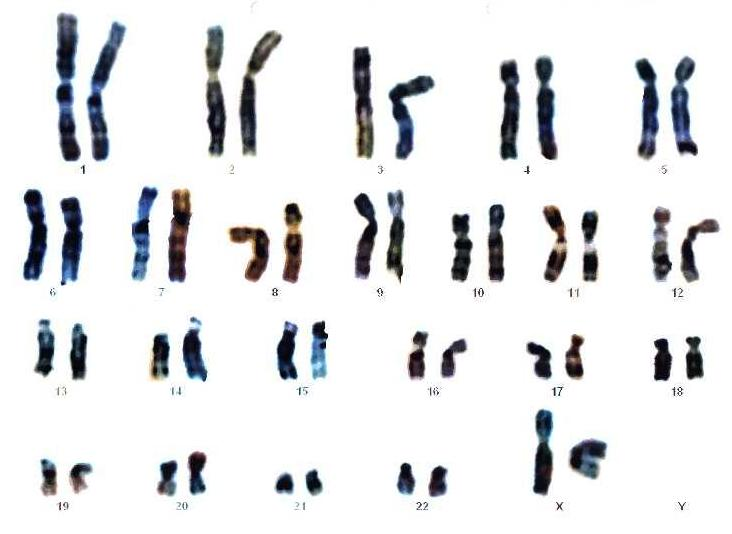
#> input picture imgs/Mapa_genético_o_cariograma.jpeg, 732 x 534 px; its folder holds only this picture in this run
$ python script.py
#> lines starting #> are read from the running program, lines starting #| are printed output that depends on the picture; after the words box and inside, x2 and y2 are one past the last pixel; in counts of white or black regions, pixels touching at a corner belong together
import os
import cv2 as cv
import numpy as np
import matplotlib.pyplot as plt
import matplotlib.patches as patches
from math import floor

# Paths
img_path = "./imgs"
save_path = "./extracted/"
fail_path = "./fails/"

# Arguments
pair = False # True, if chromosome pairs should be extracted
min_volume = 0.0003 # minimum density of a component to be a chromosome
padding = 2 # padding around chromosome for bounding box

structure = np.array([5, 7, 6, 5]) * 2 # amount of chromosomes for each line
chromosome_tags = np.array(range(1,24)) # basically the name that the ordered chromosomes are going to get, i.e. 1-23

opening_kernel = np.ones((3,3), np.uint8)
# erosion_kernel = np.ones((7,1), np.uint8)
# dilation_kernel = erosion_kernel

def get_labels(path):
    """ Read a chromosome image and returns its connected component labels mat
    """
    img = cv.imread(path, 0)
    # Thresholding seems
    avg = np.average(img)
    img = cv.threshold(img, avg - 1, 255, cv.THRESH_BINARY)[1]
    # Flip values
    img = 255 - img
    # Morph. Opening for removing noise and detaching chromosomes
    img = cv.morphologyEx(img, cv.MORPH_OPEN, opening_kernel)
    # img = cv.morphologyEx(img, cv.MORPH_ERODE, erosion_kernel)
    num_labels, labels_im  = cv.connectedComponents(img, connectivity=8)

    return num_labels, labels_im

def make_one_hot_labels(num_labels, labels):
    """ Creates one hot representation of the labels, where each channel
        represents the label mat of a single label value
    """
    one_hot_labels = np.zeros((labels.shape[0], labels.shape[1], num_labels))
    for i in range(num_labels):
        one_hot = labels == i
        one_hot_labels[:,:,i] = one_hot

    return one_hot_labels

def filter_labels(oh_labels, min_volume=min_volume):
    """ Filters the labels:
        - Thresholds the labels given a minimum volume value
        - removes background and the line at the bottom
    """
    pixels = oh_labels.shape[0] * oh_labels.shape[1]
    thres = pixels * min_volume
    indices = np.indices((oh_labels.shape[0], oh_labels.shape[1]))

    filtered_oh_labels = np.zeros_like(oh_labels)
    counter = 0
    for i in range(oh_labels.shape[2]):
        # true when the densitiy of the blob is bigger than the threshold
        density_bigger_than_thres = np.sum(oh_labels[:,:,i]) > thres
        # true if the blob touches the right border of the img
        # which is the case for the background and the line
        touches_border = np.max(indices[1] * oh_labels[:,:,i]) + 1 == oh_labels.shape[1]
        if density_bigger_than_thres and not touches_border:
            filtered_oh_labels[:,:,counter] = oh_labels[:,:,i]
            counter += 1

    # reduce size accourding to remaining labels
    filtered_oh_labels = filtered_oh_labels[:,:,0:counter]
    return filtered_oh_labels

def extract_label_centroids(oh_labels):
    """ Calculates the centroid of each one hotted label
    """
    indices = np.indices((oh_labels.shape[0], oh_labels.shape[1]))
    centroids = np.zeros((2, oh_labels.shape[2]))
    for i in range(oh_labels.shape[2]):
        y_mean = int(np.round(np.sum(oh_labels[:,:,i] * indices[0]) / np.sum(oh_labels[:,:,i])))
        x_mean = int(np.round(np.sum(oh_labels[:,:,i] * indices[1]) / np.sum(oh_labels[:,:,i])))
        centroids[0,i] = x_mean
        centroids[1,i] = y_mean

    return centroids

def order_components(oh_labels, centroids, structure=structure):
    """ Orders the components according to their chromosome number.
    """

    ordered = np.zeros_like(oh_labels)
    x = np.copy(centroids[0,:])
    y = np.copy(centroids[1,:])

    y_argsort = np.argsort(y)

    for i in range(len(structure)):
        amount = int(structure[i])
        prev_amount = int(np.sum(structure[0:i]))

        # get all indx elements in "one line" on the y axis
        subset_indx = []
        for j in range(prev_amount, prev_amount + amount):
            indx = np.where(y_argsort == j)
            indx = indx[0][0] # weird access
            subset_indx.append(indx)

        # get all the corresponding x values from the indx subset
        subset_x = [x[indx] for indx in subset_indx]
        subset_x_argsort = np.argsort(subset_x)

        # order the the labels according to x and y position
        for k in range(len(subset_x_argsort)):
            ordered[:,:,prev_amount+k] = oh_labels[:,:,subset_indx[subset_x_argsort[k]]]

    return ordered

# [7 lines left out: function pair_components, not called in this run]

def extract_bounding_boxes(oh_labels, padding=padding):
    """ Extracts the bounding box parameters for the chromosome labels
    TODO: fix so padding does not go out of img
    """
    boxes = np.zeros((4, oh_labels.shape[2]), dtype="int")
    for i in range(0, oh_labels.shape[2]):
        boxes[:,i] = extract_bounding_box(oh_labels[:,:,i], padding=padding)
    return boxes

def extract_bounding_box(img, padding=0):
    """ Extract the bounding box params for a binary mask.
        Found on: https://stackoverflow.com/questions/31400769/bounding-box-of-numpy-array
    """
    rows = np.any(img, axis=1)
    cols = np.any(img, axis=0)
    rmin, rmax = np.where(rows)[0][[0, -1]]
    cmin, cmax = np.where(cols)[0][[0, -1]]

    return np.array([rmin-padding, rmax+padding, cmin-padding, cmax+padding], dtype="int")

def extract_and_save_chromsomes(path, bounding_boxes, oh_labels, paired=pair, save_path=save_path, tags=chromosome_tags):
    """ Extracts chromosomes given an image path and bounding boxes
    """
    img = cv.imread(path)
    temp = path.split("/")[-1]
    fname, ftype = os.path.splitext(temp)
    ftype = 'png' # just save everything as png, not o.g. format

    if paired:
        for i in range(len(tags)):
            rmin, rmax, cmin, cmax = bounding_boxes[:,i]
            mask = np.zeros((oh_labels.shape[0], oh_labels.shape[1], 3))
            mask[:,:,0] = mask[:,:,1] = mask [:,:,2] = oh_labels[:,:,i]
            mask = mask.astype('uint8')

            chromosome = np.copy(img)
            chromosome = chromosome * mask + 255 * (1-mask)
            chromosome = chromosome[rmin:rmax, cmin:cmax]

            chrom_num = 12
            fn = "{0}_{1}_{2}.{3}".format(tags[i], str(chrom_num), fname, ftype)
            file_path = save_path + fn
            cv.imwrite(file_path, chromosome)
    else:
        for i in range(len(tags)*2):
            rmin, rmax, cmin, cmax = bounding_boxes[:,i]
            mask = np.zeros((oh_labels.shape[0], oh_labels.shape[1], 3))
            mask[:,:,0] = mask[:,:,1] = mask [:,:,2] = oh_labels[:,:,i]
            mask = mask.astype('uint8')

            chromosome = np.copy(img)
            chromosome = chromosome * mask + 255 * (1-mask)
            chromosome = chromosome[rmin:rmax, cmin:cmax]

            chrom_num = (i % 2) + 1
            tag_num = floor(i/2)
            fn = "{0}_{1}_{2}.{3}".format(tags[tag_num], str(chrom_num), fname, ftype)
            file_path = save_path + fn
            cv.imwrite(file_path, chromosome)


# [51 lines left out: functions fail_save, visualise_components, not called in this run]

def process_chromosome(path, file_name):
    num_labels, labels_im = get_labels(path)
    one_hot_labels = make_one_hot_labels(num_labels, labels_im)
    one_hot_labels = filter_labels(one_hot_labels)

    centroids = extract_label_centroids(one_hot_labels)

    if one_hot_labels.shape[2] != 46:
        f_path = os.path.join(fail_path, file_name)
        fail_save(one_hot_labels, centroids, f_path)
        return

    oh_labels = order_components(one_hot_labels, centroids) # order
    if pair:
        oh_labels = pair_components(oh_labels) # pair them up
    bounding_boxes = extract_bounding_boxes(oh_labels)

    extract_and_save_chromsomes(path, bounding_boxes, oh_labels)

def process_chromosomes():
    file_names = os.listdir(img_path)
    for name in file_names:
        print("Processing: " + str(name))
        file_path = os.path.join(img_path, name)
        process_chromosome(file_path, name)
#> in get_labels, `img = cv.imread(path, 0)`:
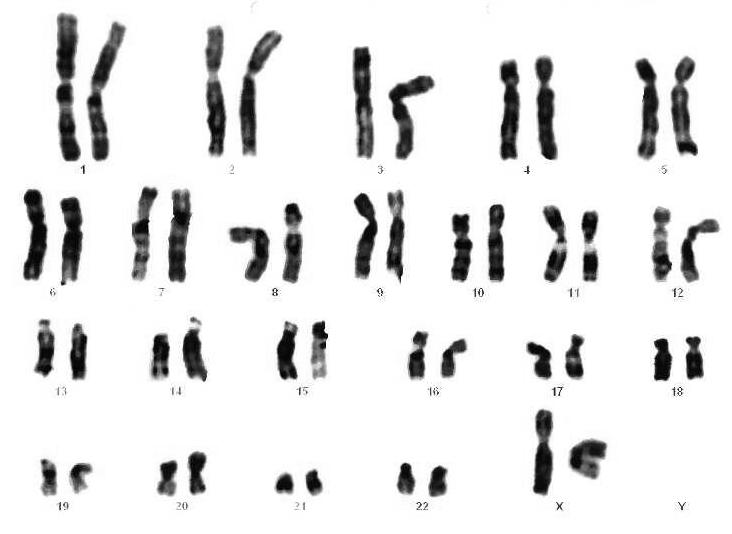
#> img: shape (534, 732); min 0, max 255, mean 229.1
#> in get_labels, `avg = np.average(img)`: avg = 229.1
#> in get_labels, `img = cv.threshold(img, avg - 1, 255, cv.THRESH_BINARY)[1]`:
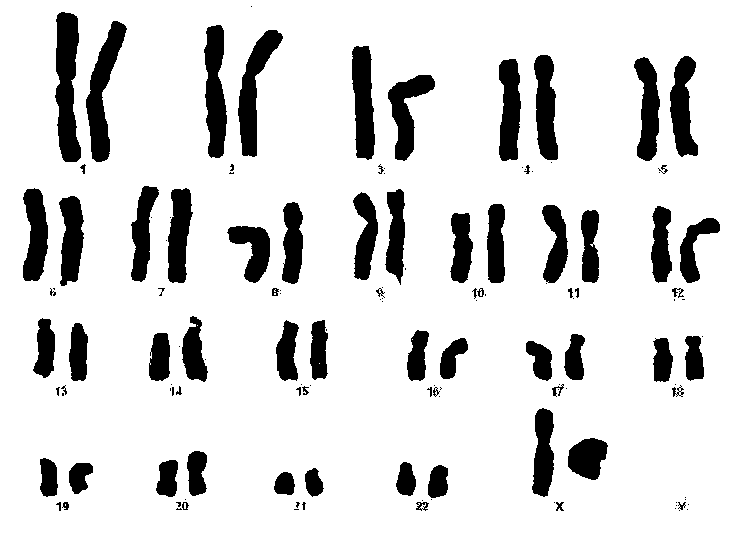
#> img: shape (534, 732); 85.4% white; 135 black regions (63 under 20 px), largest, box (x1, y1, x2, y2) and area: (55, 12, 81, 162) 2768, (86, 21, 127, 162) 2417, (204, 25, 227, 158) 2201
#> in get_labels, `img = cv.morphologyEx(img, cv.MORPH_OPEN, opening_kernel)`:
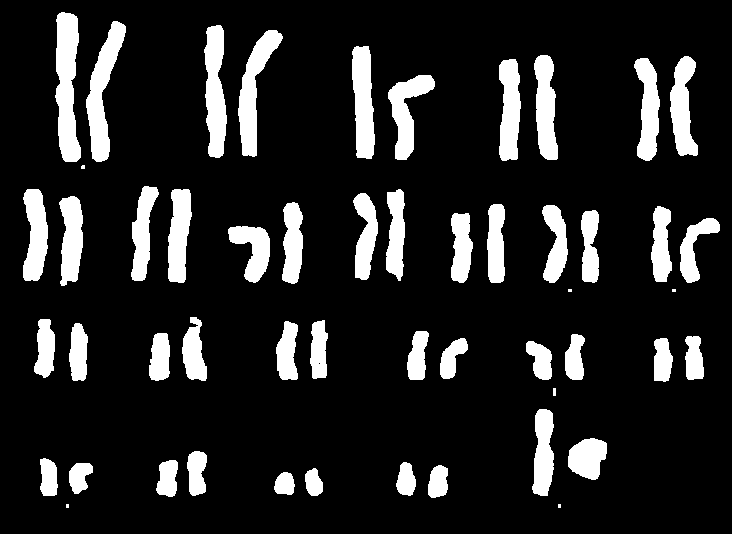
#> img: shape (534, 732); 14.3% white; 52 white regions (5 under 20 px), largest, box (x1, y1, x2, y2) and area: (55, 12, 81, 162) 2764, (86, 21, 126, 162) 2413, (204, 25, 227, 158) 2199
#> in get_labels, `num_labels, labels_im  = cv.connectedComponents(img, connectivity=8)`:
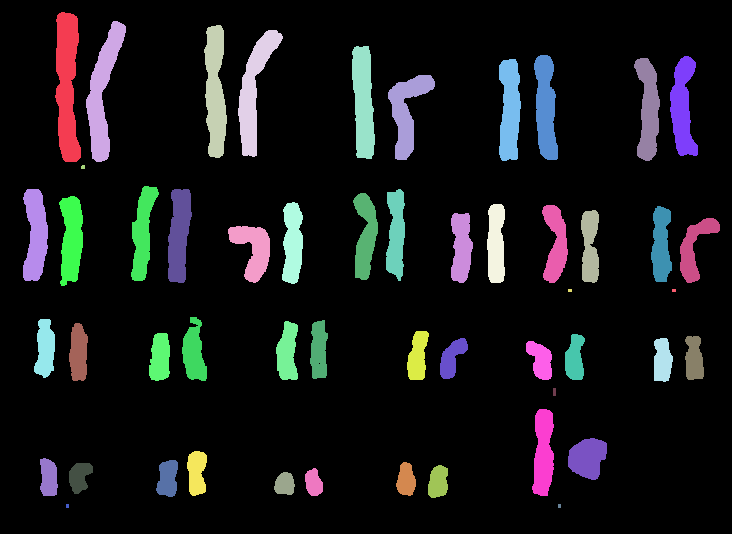
#> labels_im: shape (534, 732) int32; 53 distinct labels, from 0 to 52; one colour per label, 0 black
#> in get_labels, `num_labels, labels_im  = cv.connectedComponents(img, connectivity=8)`: num_labels = 53
#> the loop in filter_labels, `for i in range(oh_labels.shape[2]):` made 53 passes
#> (density_bigger_than_thres, touches_border) on passes 1 to 12: (True, True), (True, False), (True, False), (True, False), (True, False), (True, False), (True, False), (True, False), (True, False), (True, False), (True, False), (False, False)
#> after the loop in filter_labels, `for i in range(oh_labels.shape[2]):`: counter = 46
#> the loop in extract_label_centroids, `for i in range(oh_labels.shape[2]):` made 46 passes
#> (y_mean, x_mean) on passes 1 to 12: (85, 67), (92, 102), (91, 215), (90, 254), (102, 363), (107, 545), (107, 682), (110, 509), (109, 648), (111, 407), (233, 142), (235, 35)
#> in order_components, `x = np.copy(centroids[0,:])`: x = 46 values, max 694 at index 22, min 35 at index 11, mean 357.9
#> in order_components, `y = np.copy(centroids[1,:])`: y = 46 values, max 484 at index 45, min 85 at index 0, mean 290.9
#> in order_components, `y_argsort = np.argsort(y)`: y_argsort = 46 values, max 45 at index 45, min 0 at index 0, mean 22.5
#> the loop in order_components, `for i in range(len(structure)):` made 4 passes
#> (amount, prev_amount, subset_x, subset_x_argsort) on passes 1, 3, 4: (10, 0, [67, 254, 215, 102, 363, 545, 682, 648, 509, 407], [0, 3, 2, 1, 4, 9, 8, 5, 7, 6]), (12, 24, [287, 194, 318, 45, 78, 417, 160, 574, 694, 452, 662, 540], [3, 4, 6, 1, 0, 2, 5, 9, 11, 7, 10, 8]), (10, 36, [543, 587, 196, 167, 79, 48, 406, 438, 313, 284], [5, 4, 3, 2, 9, 8, 6, 7, 0, 1])
#> (amount, prev_amount, subset_x_argsort) on pass 2: (14, 10, [3, 5, 0, 1, 13, 6, 4, 2, 11, 7, 8, 10, 9, 12])
#> the loop in extract_bounding_boxes, `for i in range(0, oh_labels.shape[2]):` made 46 passes
#> (rmin in extract_bounding_box, rmax in extract_bounding_box, cmin in extract_bounding_box, cmax in extract_bounding_box) on passes 1 to 12: (12, 161, 55, 80), (21, 161, 86, 125), (25, 157, 204, 226), (30, 156, 238, 282), (46, 158, 352, 374), (75, 159, 388, 434), (59, 160, 499, 520), (55, 159, 534, 557), (58, 160, 634, 659), (56, 155, 670, 697), (189, 280, 23, 47), (196, 285, 59, 82)
#> in extract_and_save_chromsomes, img is the input picture: shape (534, 732, 3); mean B, G, R 230.5, 229.1, 228.3
#> the loop in extract_and_save_chromsomes, `for i in range(len(tags)*2):` made 46 passes
#> (rmin, rmax, cmin, cmax, chrom_num, tag_num, fn) on passes 1 to 11: (10, 163, 53, 82, 1, 0, '1_1_Mapa_genético_o_cariograma.png'), (19, 163, 84, 127, 2, 0, '1_2_Mapa_genético_o_cariograma.png'), (23, 159, 202, 228, 1, 1, '2_1_Mapa_genético_o_cariograma.png'), (28, 158, 236, 284, 2, 1, '2_2_Mapa_genético_o_cariograma.png'), (44, 160, 350, 376, 1, 2, '3_1_Mapa_genético_o_cariograma.png'), (73, 161, 386, 436, 2, 2, '3_2_Mapa_genético_o_cariograma.png'), (57, 162, 497, 522, 1, 3, '4_1_Mapa_genético_o_cariograma.png'), (53, 161, 532, 559, 2, 3, '4_2_Mapa_genético_o_cariograma.png'), (56, 162, 632, 661, 1, 4, '5_1_Mapa_genético_o_cariograma.png'), (54, 157, 668, 699, 2, 4, '5_2_Mapa_genético_o_cariograma.png'), (187, 282, 21, 49, 1, 5, '6_1_Mapa_genético_o_cariograma.png')
#> (rmin, rmax, cmin, cmax) on pass 36: (334, 381, 683, 705)
#> pass 1, in extract_and_save_chromsomes, `chromosome = chromosome[rmin:rmax, cmin:cmax]`:
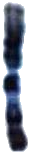
#> chromosome: shape (153, 29, 3); mean B, G, R 157.7, 144.6, 138.9
#> after the loop in extract_and_save_chromsomes, `for i in range(len(tags)*2):`:
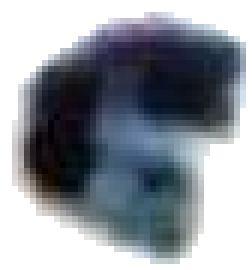
#> chromosome: shape (45, 42, 3) (shown 6 times larger); mean B, G, R 157.7, 149.7, 144.1
#> after the loop in extract_and_save_chromsomes, `for i in range(len(tags)*2):`:
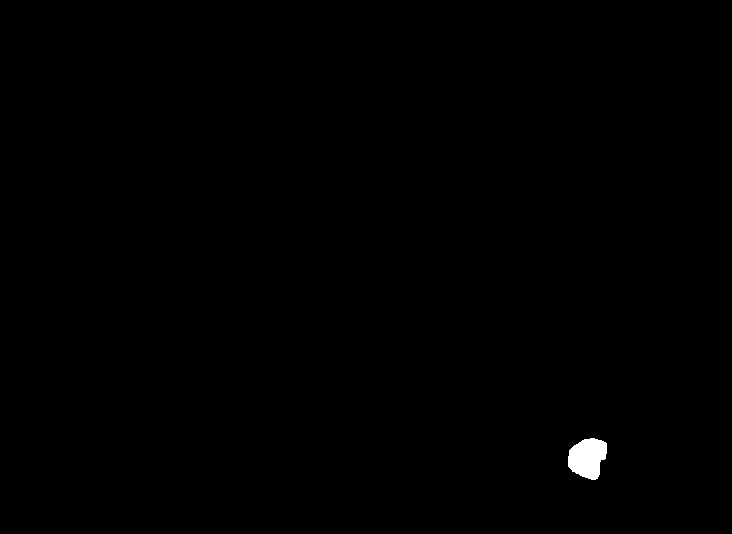
#> mask: shape (534, 732, 3); values 0 (black) and 1 (white), 0.31% white; 1 white region, box (x1, y1, x2, y2) and area: (568, 438, 607, 480) 1207

if __name__ == "__main__":
    process_chromosomes()

$ run again, on imgs/NHGRI_human_male_karyotype.png
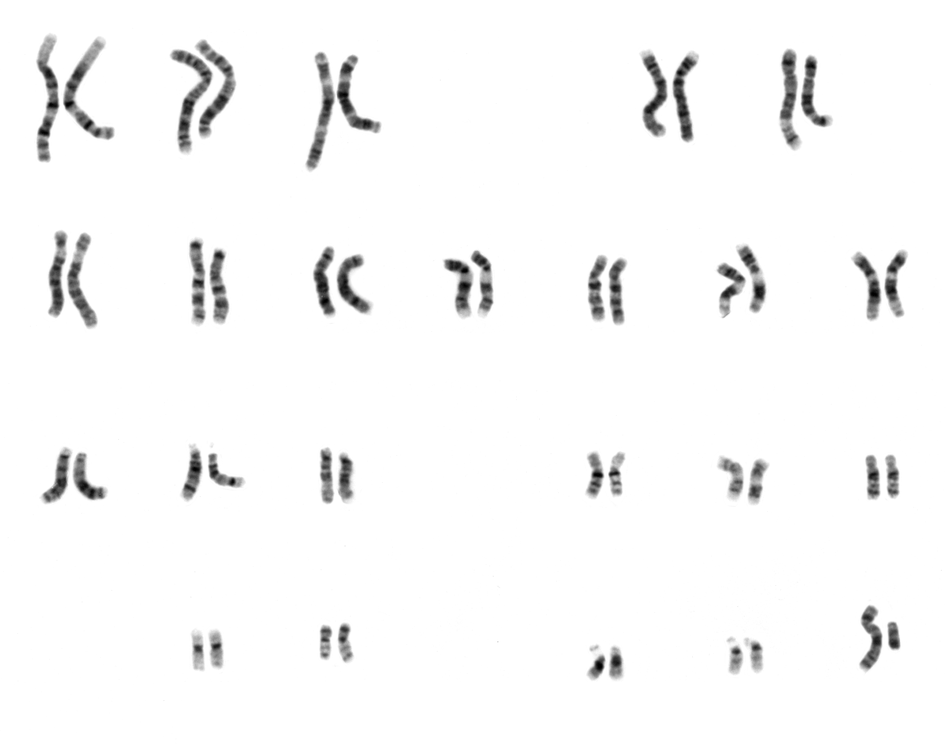
#> input picture imgs/NHGRI_human_male_karyotype.png, 949 x 744 px, shrunk from 3084 x 2417 before the run
#> in get_labels, img is the input picture: shape (744, 949); min 0, max 255, mean 248
#> avg = 248
#> in get_labels, `num_labels, labels_im  = cv.connectedComponents(img, connectivity=8)`:
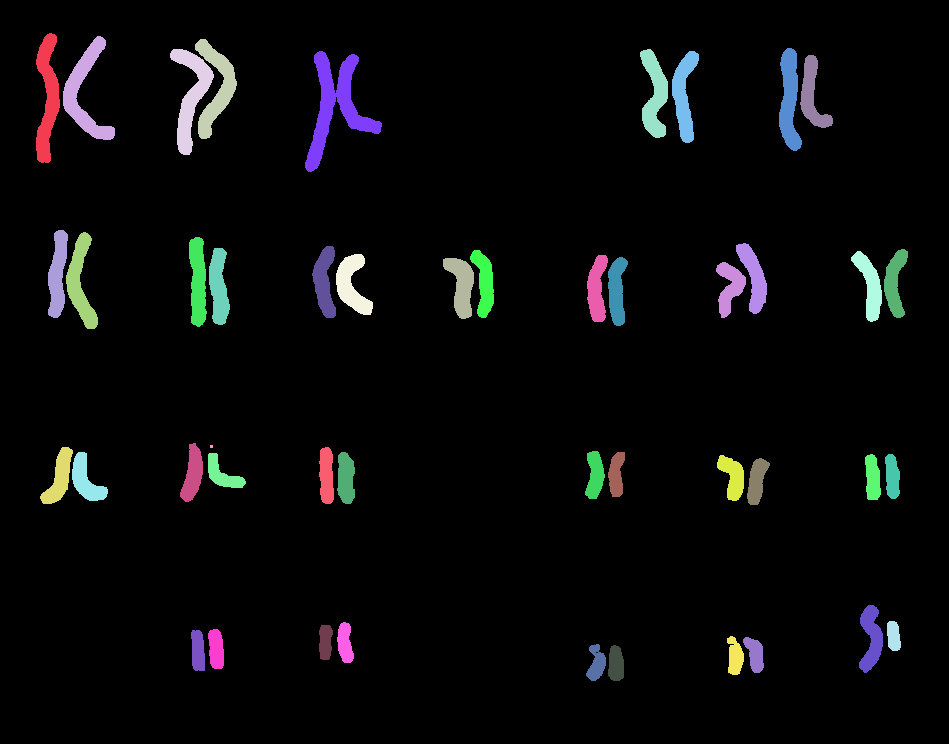
#> labels_im: shape (744, 949) int32; 47 distinct labels, from 0 to 46; one colour per label, 0 black
#> in get_labels, `num_labels, labels_im  = cv.connectedComponents(img, connectivity=8)`: num_labels = 47
#> the loop in filter_labels, `for i in range(oh_labels.shape[2]):` made 47 passes
#> (density_bigger_than_thres, touches_border) on passes 1 to 8: (True, True), (True, False), (True, False), (True, False), (True, False), (True, False), (True, False), (True, False)
#> after the loop in filter_labels, `for i in range(oh_labels.shape[2]):`: counter = 45
#> the loop in extract_label_centroids, `for i in range(oh_labels.shape[2]):` made 45 passes
#> (y_mean, x_mean) on passes 1 to 8: (98, 47), (92, 85), (87, 215), (96, 190), (95, 654), (99, 789), (106, 335), (95, 684)
#|   46 Chromosome have have to be detected, but 45 were detected. This could also be due to noise or letters in the image.
#> bkg: shape (744, 949) bool; 93.8% white; 45 black regions, largest, box (x1, y1, x2, y2) and area: (305, 51, 382, 172) 2995, (63, 36, 115, 140) 1816, (170, 49, 214, 155) 1805
#> in visualise_components, `plt.savefig(save_path)`:
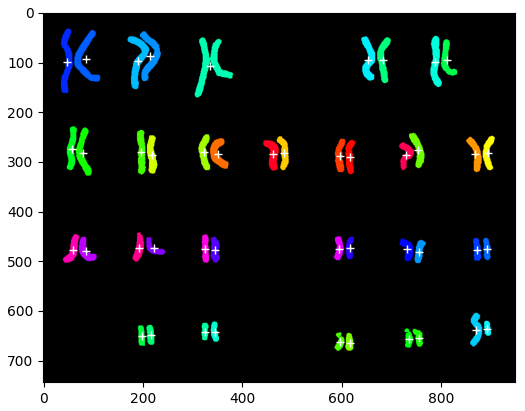
#> figure drawn by matplotlib, 1 panel; B, G, R data is drawn as R, G, B
